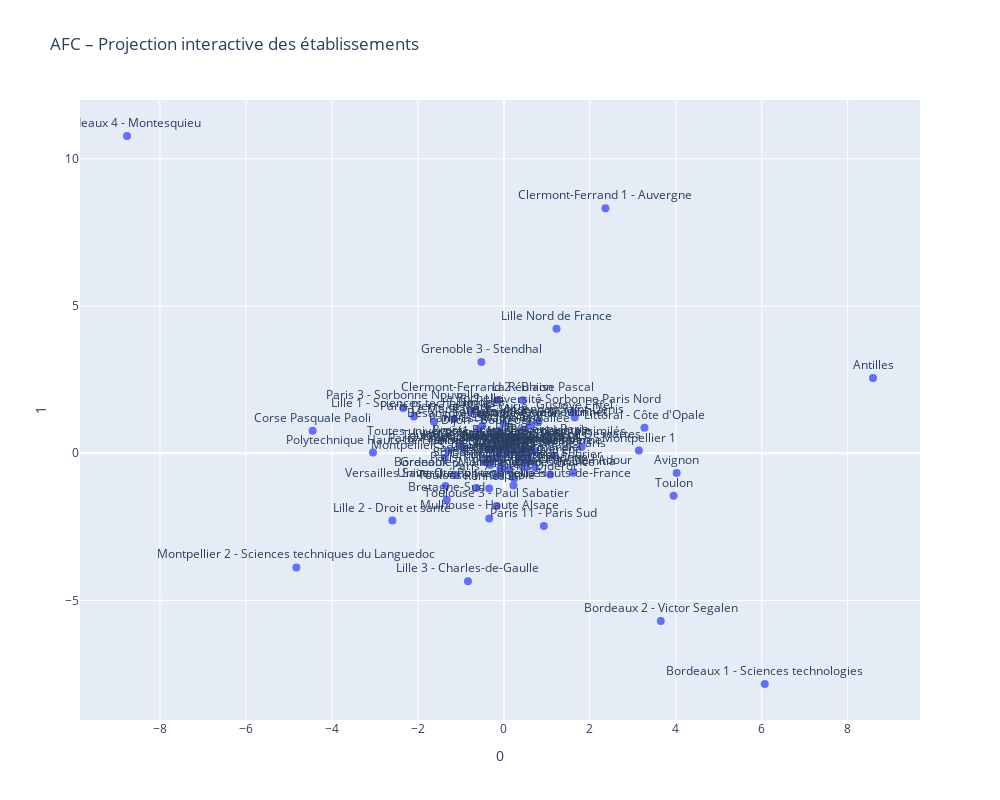

Notebook cell for this chart:
### Code cell
import plotly.express as px
import pandas as pd

# Ajout des étiquettes à la table des coordonnées
row_coords_plot = row_coords.copy()
row_coords_plot["etablissement"] = df_crosstab.index

# Création du graphique interactif
fig = px.scatter(
    row_coords_plot,
    x=0,
    y=1,
    text="etablissement",
    title="AFC – Projection interactive des établissements",
    labels={0: "Dimension 1", 1: "Dimension 2"},
    width=1000,
    height=800
)

# Mise à jour de l’apparence
fig.update_traces(marker=dict(size=8), textposition='top center')
fig.update_layout(showlegend=False, hovermode='closest')

fig.show()

### Figure 1 — Plotly figure (JSON) as saved in the notebook; plotly's stock layout.template omitted (floating-point values rounded to 4 significant figures)
{"data": [{"hovertemplate": "0=%{x}<br>1=%{y}<br>etablissement=%{text}<extra></extra>", "legendgroup": "", "marker": {"color": "#636efa", "size": 8, "symbol": "circle"}, "mode": "markers+text", "name": "", "orientation": "v", "showlegend": false, "text": ["Aix-Marseille", "Amiens - Picardie Jules-Verne", "Angers", "Antilles", "Artois", "Avignon", "Besançon - Franche-Comté", "Bordeaux", "Bordeaux - Montaigne", "Bordeaux 1 - Sciences technologies", "Bordeaux 2 - Victor Segalen", "Bordeaux 4 - Montesquieu", "Brest - Bretagne occidentale", "Bretagne-Sud", "CY Cergy Paris", "Caen Normandie", "Cergy-Pontoise", "Clermont Auvergne", "Clermont-Ferrand 1 - Auvergne", "Clermont-Ferrand 2 - Blaise Pascal", "Corse Pasquale Paoli", "Côte d'Azur", "Dijon - Bourgogne", "Grenoble 1 - Joseph Fourier", "Grenoble 2 - Pierre Mendès France", "Grenoble 3 - Stendhal", "Grenoble Alpes", "Gustave Eiffel", "La Rochelle", "La Réunion", "Le Havre", "Le Mans", "Lille", "Lille 1 - Sciences technologies", "Lille 2 - Droit et santé", "Lille 3 - Charles-de-Gaulle", "Lille Nord de France", "Limoges", "Littoral - Côte d'Opale", "Lorraine", "Lyon 1 - Claude Bernard", "Lyon 2 - Lumière", "Lyon 3 - Jean Moulin", "Montpellier", "Montpellier 1", "Montpellier 2 - Sciences techniques du Languedoc", "Montpellier 3 - Paul-Valéry", "Mulhouse - Haute Alsace", "Nantes", "Nice - Sophia-Antipolis", "Orléans", "Paris 1 - Panthéon Sorbonne", "Paris 11 - Paris Sud", "Paris 2 - Panthéon Assas", "Paris 3 - Sorbonne Nouvelle", "Paris 4 - Sorbonne", "Paris 7 - Denis Diderot", "Paris 8 - Vincennes Saint-Denis", "Paris Nanterre", "Paris Pierre et Marie Curie", "Paris René Descartes", "Paris-Est Créteil", "Paris-Est Marne-la-Vallée", "Paris-Panthéon-Assas", "Paris-Saclay", "Pau - Pays de l'Adour", "Perpignan - Via Domitia", "Poitiers", "Polytechnique Hauts-de-France", "Reims - Champagne Ardenne", "Rennes 1", "Rennes 2", "Rouen", "Saint-Etienne - Jean Monnet", "Savoie Mont Blanc", "Sorbonne Université", "Strasbourg", "Toulon", "Toulouse - Jean Jaures", "Toulouse 1 - Capitole", "Toulouse 3 - Paul Sabatier", "Tours", "Toutes universités et établissements assimilés", "Université Polytechnique Hauts-de-France", "Université Sorbonne Paris Nord", "Université de Paris", "Versailles Saint-Quentin-en-Yvelines", "Évry-Val d'Essonne"], "textposition": "top center", "type": "scatter", "x": [-0.4457, 0.3942, 0.4475, 8.589, 0.7254, 4.021, -0.5006, -0.104, -1.112, 6.07, 3.652, -8.766, 0.1802, -1.328, 1.004, 0.637, -0.2432, 0.544, 2.364, -0.1566, -4.446, -0.003683, -0.2828, 0.5167, -0.1534, -0.5218, -0.3098, 1.649, -0.7609, 0.4417, -0.3903, -1.624, 0.04563, -2.091, -2.593, -0.8351, 1.225, -0.5235, 3.272, -0.09457, -0.09763, -1.036, 0.6436, -0.07926, 3.142, -4.827, -1.373, -0.3393, -0.06969, 0.4875, -0.05689, 0.1313, 0.9319, -0.1604, -2.341, 0.1919, 0.2398, 0.8026, 0.05225, -1.156, 1.811, 0.7157, -0.1009, -1.281, -0.5979, 1.612, 1.078, 0.4453, -3.044, 0.177, 0.3359, -0.3408, 0.615, 0.6024, -0.4471, -0.3181, -0.1191, 3.95, -0.9353, -0.6366, -0.1671, 0.3798, -0.1781, 0.2261, 1.618, 1.162, -1.358, 0.5323], "xaxis": "x", "y": [0.1939, 0.01921, -0.4768, 2.553, -0.4887, -0.6719, 0.9308, 0.1512, -0.7393, -7.837, -5.695, 10.77, 0.3637, -1.577, 0.3948, -0.242, -0.1991, -0.3013, 8.316, 1.802, 0.765, 1.004, 0.6999, -0.4673, -0.7393, 3.102, 0.1273, 1.211, 1.422, 1.803, -0.2315, 1.068, 0.4684, 1.251, -2.286, -4.346, 4.228, 1.313, 0.8628, -0.1005, 0.3229, 0.2576, 0.9519, -0.556, 0.0898, -3.876, -0.1516, -2.215, 0.1478, 0.1947, -0.4236, -0.5536, -2.47, 0.1087, 1.534, 0.1348, -0.8581, 1.054, 0.02854, 1.155, 0.2135, 0.09249, 0.7701, 0.08244, 0.7964, -0.663, -0.7201, 0.7934, 0.02342, 0.02082, -0.2967, -1.2, 0.06321, 0.9596, -0.2768, -0.4018, -0.1472, -1.444, 0.1767, -1.179, -1.793, 0.04555, 0.3277, -1.097, 1.392, -0.08051, -1.113, -0.02611], "yaxis": "y"}], "layout": {"height": 800, "hovermode": "closest", "legend": {"tracegroupgap": 0}, "showlegend": false, "title": {"text": "AFC – Projection interactive des établissements"}, "width": 1000, "xaxis": {"anchor": "y", "domain": [0, 1], "title": {"text": "0"}}, "yaxis": {"anchor": "x", "domain": [0, 1], "title": {"text": "1"}}}}
